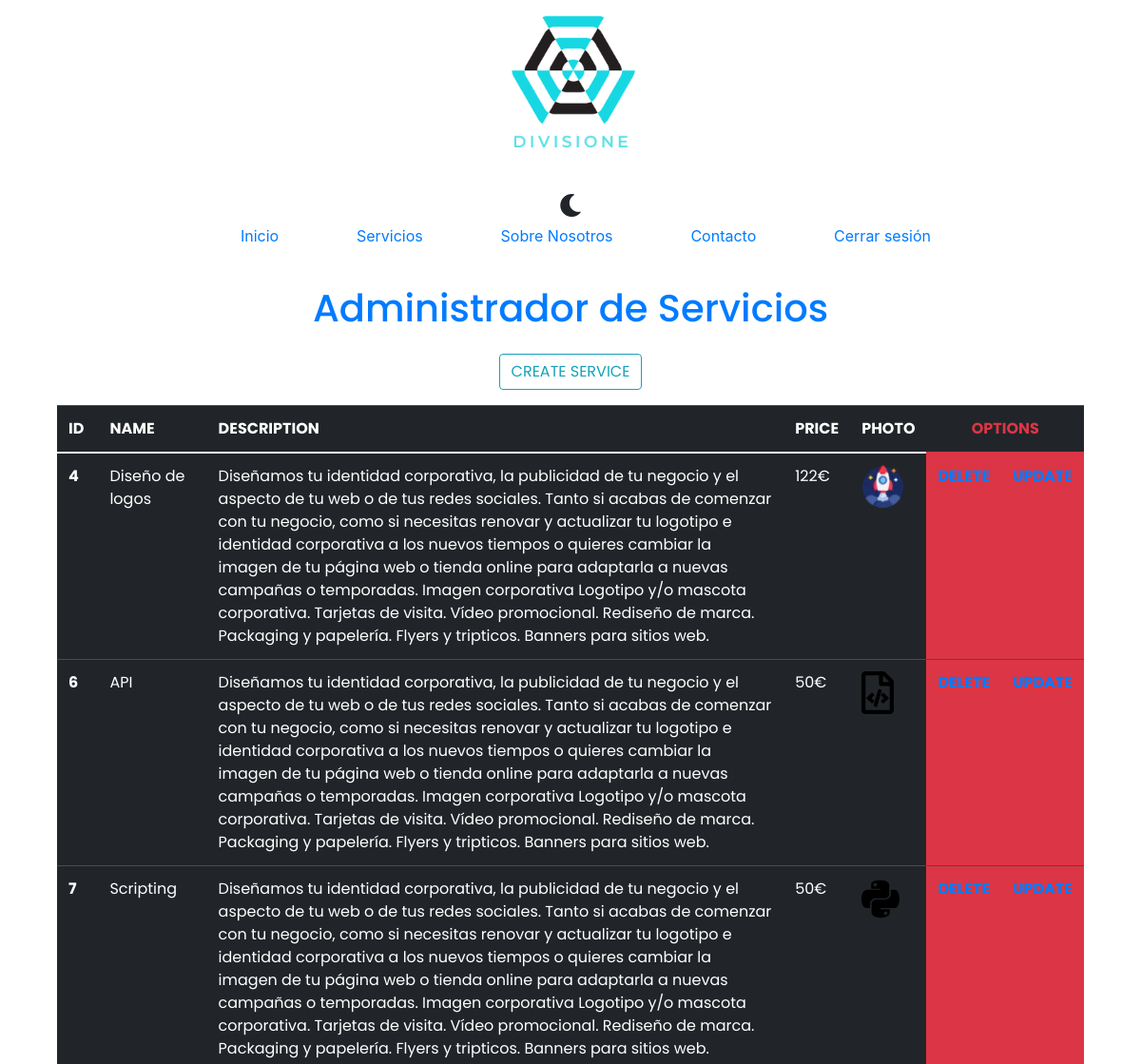
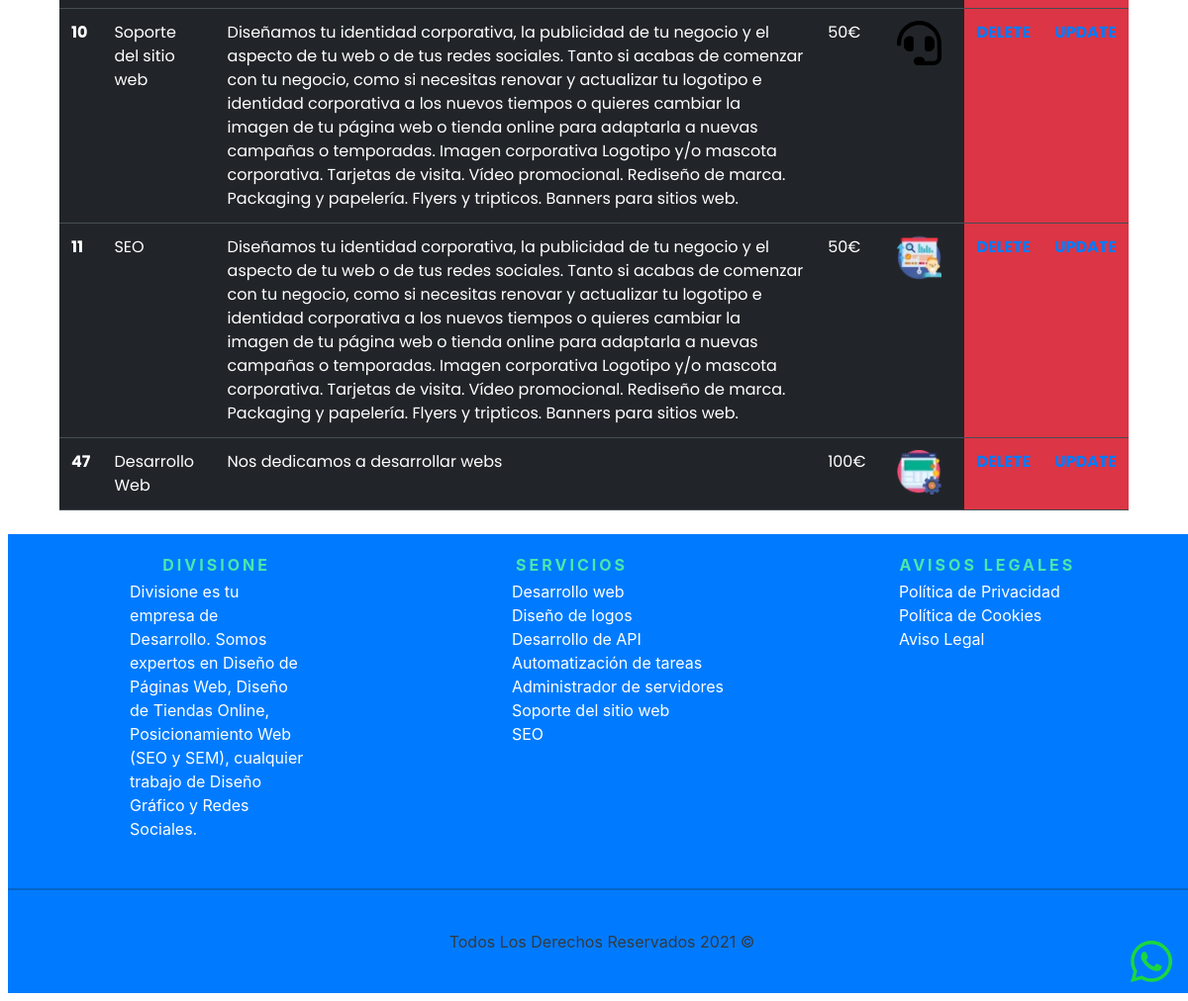
Page /admin/ (signed in) on the committed database (2 pictures, top to bottom).
### tables this page shows
CREATE TABLE `services` (
  `id` int(11) NOT NULL AUTO_INCREMENT,
  `name` varchar(45) NOT NULL,
  `description` text NOT NULL,
  `price` int(5) NOT NULL,
  `imageProduct` varchar(100) DEFAULT NULL,
  PRIMARY KEY (`id`)
);

### class/Services.php (called while the page is built, shortened)
<?php
class Services
{
    protected static $db;
    public static function setDB($database)
    {
        self::$db = $database;
    }
    public static function all(): array
    {
        $query = $query = "SELECT * FROM services";
        $data = self::consulSQL($query);
        return $data;
    }
    public static function consulSQL($query): array
    {
        $data = self::$db->query($query);
        $services = [];
        while ($record = $data->fetch_assoc()) {
            $services[] = self::createObject($record);
        }
        return $services;
    }
    protected static function createObject($record)
    {
        $object = new self;
        foreach ($record as $key => $value) {
            if (property_exists($object, $key)) {
                $object->$key = $value;
            }
        }
        return $object;
    }
}

### admin/index.php (the view, shortened to what this page needs)
<?php
$services = Services::all();
?>
<main class="wrap">
    <h1 class="text-admin text-center text-primary m-4">Administrador de Servicios</h1>
    <a href="/admin/properties/create.php" id="addService" class=" btn btn-outline-info">CREATE SERVICE</a>
    <table class="table  table-responsive table-hover table-dark  admin-table ">
        <thead>
            <tr>
                <th scope="col">ID</th>
                <th scope="col">NAME</th>
                <th scope="col">DESCRIPTION</th>
                <th scope="col">PRICE</th>
                <th scope="col">PHOTO</th>
                <th scope="col" class="text-center  text-danger" colspan="2">OPTIONS</th>
            </tr>
        </thead>
        <tbody>
            <?php foreach ($services as $service) : ?>
                <tr>
                    <th scope="row"><?php echo $service->id; ?></th>
                    <td><?php echo $service->name; ?></td>
                    <td><?php echo $service->description; ?></td>
                    <td><?php echo $service->price; ?>€</td>
                    <td> <img src="/admin/img/<?php echo $service->imageProduct; ?>" class="img-fluid" style="height:45px;"></td>
                    <td class="bg-danger btn-table"><a href="/admin/?deleteID=<?php echo $service->id; ?>">DELETE</a></td>
                    <td class="bg-danger btn-table"><a href="/admin/properties/update.php?updateID=<?php echo $service->id; ?>">UPDATE</a></td>
                </tr>
            <?php endforeach;  ?>
        </tbody>
    </table>
</main>

### build/css/app.css (style rules this page uses)
.admin-table { margin:0 auto;width:90%!important }
@media (min-width:480px) { .admin-table { display:table!important } }
.btn-table { cursor:pointer;font-weight:bolder }
#addService { align-self:center;margin-bottom:1rem }
html { -webkit-text-size-adjust:100%;line-height:1.15 }
body { margin:0 }
main { display:block }
h1 { font-size:2em;margin:.67em 0 }
a { background-color:transparent }
img { border-style:none }
*,:after,:before { box-sizing:inherit }
a { text-decoration:none }
.wrap { display:flex;flex-flow:column wrap;font-family:Poppins,sans-serif }

### rows in the picture
services: id "4", name "Diseño de logos", description "Diseñamos tu identidad corporativa, la publicidad de tu negocio y el aspecto de tu web o de tus redes sociales. Tanto si acabas de comenzar con tu negocio, como si necesitas renovar y actualizar tu logotipo e identidad corporativa a los nuevos tiempos o quieres cambiar la imagen de tu página web o tienda online para adaptarla a nuevas campañas o temporadas. Imagen corporativa Logotipo y/o mascota corporativa. Tarjetas de visita. Vídeo promocional. Rediseño de marca. Packaging y papelería. Flyers y tripticos. Banners para sitios web.", price "122", imageProduct (picture)
services: id "6", name "API", description "Diseñamos tu identidad corporativa, la publicidad de tu negocio y el aspecto de tu web o de tus redes sociales. Tanto si acabas de comenzar con tu negocio, como si necesitas renovar y actualizar tu logotipo e identidad corporativa a los nuevos tiempos o quieres cambiar la imagen de tu página web o tienda online para adaptarla a nuevas campañas o temporadas. Imagen corporativa Logotipo y/o mascota corporativa. Tarjetas de visita. Vídeo promocional. Rediseño de marca. Packaging y papelería. Flyers y tripticos. Banners para sitios web.", price "50", imageProduct (picture)
services: id "7", name "Scripting", description "Diseñamos tu identidad corporativa, la publicidad de tu negocio y el aspecto de tu web o de tus redes sociales. Tanto si acabas de comenzar con tu negocio, como si necesitas renovar y actualizar tu logotipo e identidad corporativa a los nuevos tiempos o quieres cambiar la imagen de tu página web o tienda online para adaptarla a nuevas campañas o temporadas. Imagen corporativa Logotipo y/o mascota corporativa. Tarjetas de visita. Vídeo promocional. Rediseño de marca. Packaging y papelería. Flyers y tripticos. Banners para sitios web.", price "50", imageProduct (picture)
services: id "10", name "Soporte del sitio web", description "Diseñamos tu identidad corporativa, la publicidad de tu negocio y el aspecto de tu web o de tus redes sociales. Tanto si acabas de comenzar con tu negocio, como si necesitas renovar y actualizar tu logotipo e identidad corporativa a los nuevos tiempos o quieres cambiar la imagen de tu página web o tienda online para adaptarla a nuevas campañas o temporadas. Imagen corporativa Logotipo y/o mascota corporativa. Tarjetas de visita. Vídeo promocional. Rediseño de marca. Packaging y papelería. Flyers y tripticos. Banners para sitios web.", price "50", imageProduct (picture)
services: id "11", name "SEO", description "Diseñamos tu identidad corporativa, la publicidad de tu negocio y el aspecto de tu web o de tus redes sociales. Tanto si acabas de comenzar con tu negocio, como si necesitas renovar y actualizar tu logotipo e identidad corporativa a los nuevos tiempos o quieres cambiar la imagen de tu página web o tienda online para adaptarla a nuevas campañas o temporadas. Imagen corporativa Logotipo y/o mascota corporativa. Tarjetas de visita. Vídeo promocional. Rediseño de marca. Packaging y papelería. Flyers y tripticos. Banners para sitios web.", price "50", imageProduct (picture)
services: id "47", name "Desarrollo Web", description "Nos dedicamos a desarrollar webs", price "100", imageProduct (picture)
